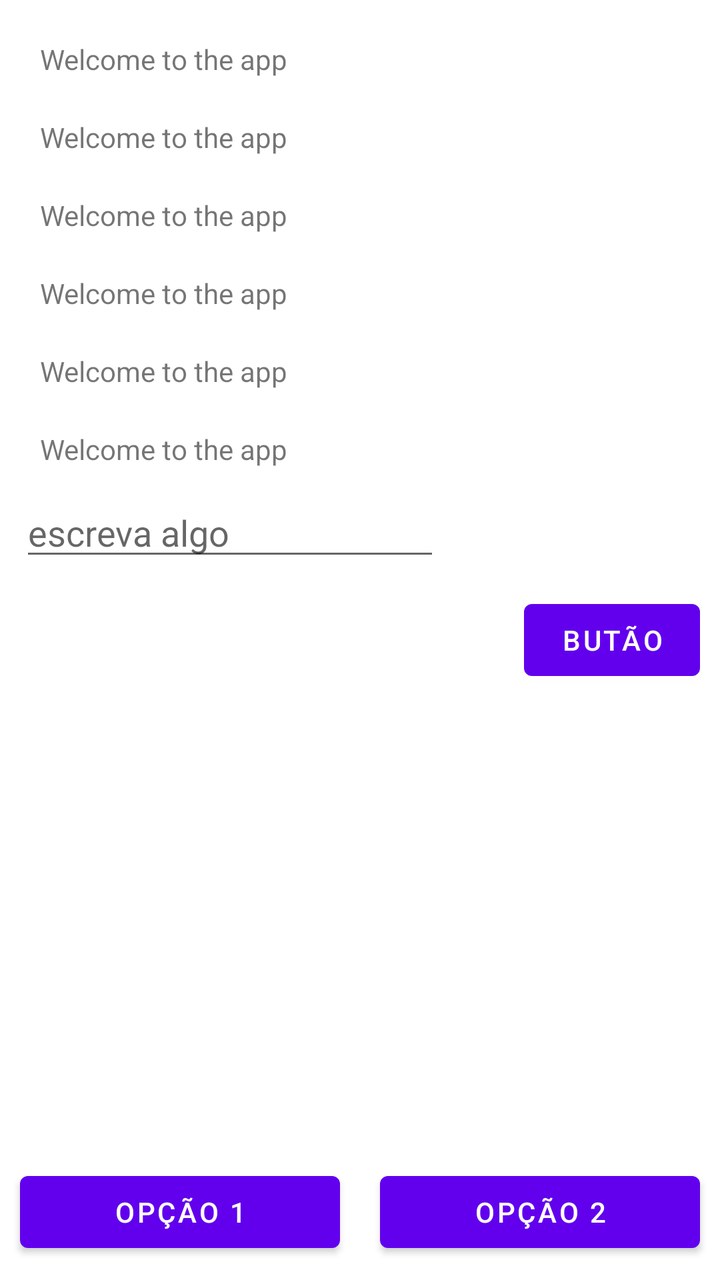
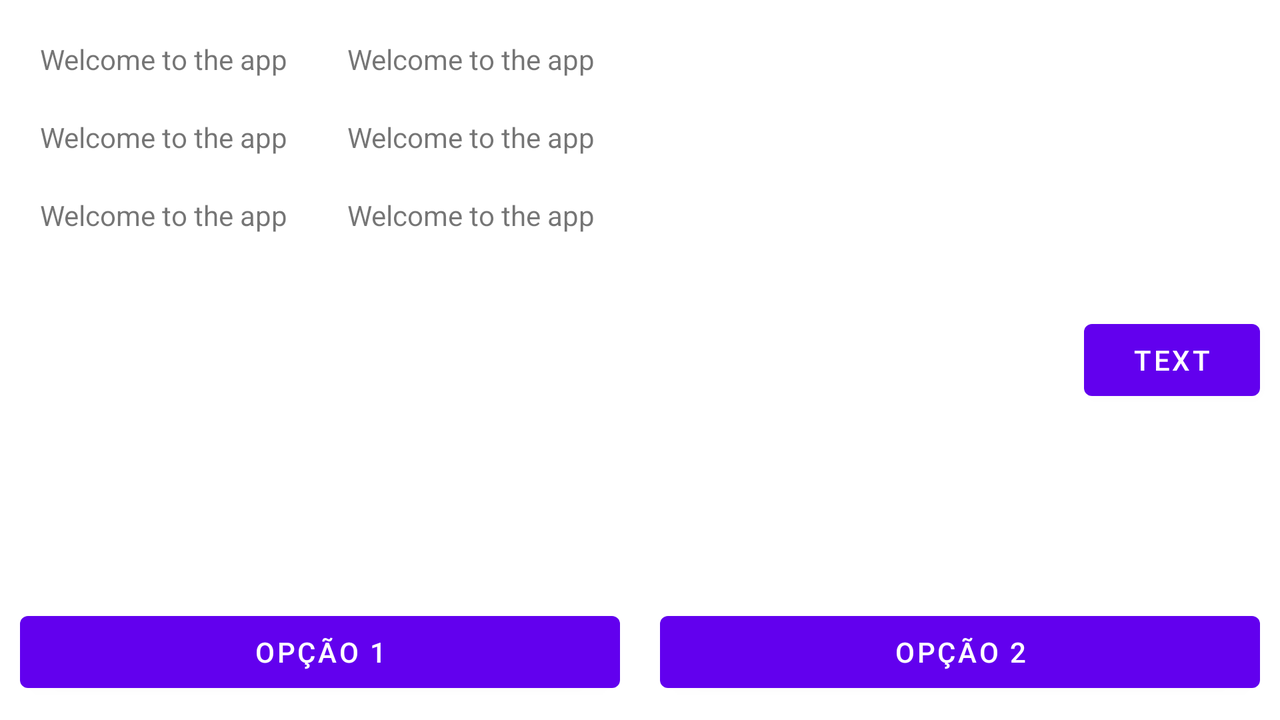

An Android layout and its configuration variant, each rendered on a device that would load it. The default file and the variant file are quoted in full after the pictures.
<!-- AndroidManifest.xml: application theme Theme.Multilinguagem -->
<!-- res/layout/activity_main.xml -->
<?xml version="1.0" encoding="utf-8"?>
<RelativeLayout
    xmlns:android="http://schemas.android.com/apk/res/android"
    xmlns:app="http://schemas.android.com/apk/res-auto"
    xmlns:tools="http://schemas.android.com/tools"
    android:layout_width="match_parent"
    android:layout_height="match_parent"
    android:orientation="vertical"
    tools:context="MainActivity">


    <LinearLayout
        android:layout_width="match_parent"
        android:layout_height="match_parent"
        android:layout_marginStart="10dp"
        android:layout_marginTop="10dp"
        android:layout_marginEnd="10dp"
        android:layout_marginBottom="10dp"
        android:orientation="vertical">

        <TextView
            android:id="@+id/text1"
            android:layout_width="wrap_content"
            android:layout_height="wrap_content"
            android:layout_margin="10dp"
            android:text="@string/welcome" />

        <TextView
            android:layout_width="wrap_content"
            android:layout_height="wrap_content"
            android:layout_margin="10dp"
            android:text="@string/welcome" />

        <TextView
            android:layout_width="wrap_content"
            android:layout_height="wrap_content"
            android:layout_margin="10dp"
            android:text="@string/welcome" />

        <TextView
            android:layout_width="wrap_content"
            android:layout_height="wrap_content"
            android:layout_margin="10dp"
            android:text="@string/welcome" />

        <TextView
            android:layout_width="wrap_content"
            android:layout_height="wrap_content"
            android:layout_margin="10dp"
            android:text="@string/welcome" />

        <TextView
            android:layout_width="wrap_content"
            android:layout_height="wrap_content"
            android:layout_margin="10dp"
            android:text="@string/welcome" />

        <EditText
            android:id="@+id/editTextTextPersonName"
            android:layout_width="wrap_content"
            android:layout_height="wrap_content"
            android:ems="10"
            android:inputType="textPersonName"
            android:hint="escreva algo"
            />

    </LinearLayout>

    <Button
        android:id="@+id/Button1"
        android:layout_width="wrap_content"
        android:layout_height="wrap_content"
        android:layout_alignParentRight="true"
        android:layout_centerVertical="true"
        android:layout_marginStart="10dp"
        android:layout_marginTop="10dp"
        android:layout_marginEnd="10dp"
        android:layout_marginBottom="10dp"
        android:layout_weight="1"
        android:onClick="button1"
        android:text="Butão" />


    <LinearLayout
        android:layout_width="match_parent"
        android:layout_height="wrap_content"
        android:orientation="horizontal"
        android:layout_centerInParent="true"
        android:layout_alignParentBottom="true"
        >

        <Button
            android:id="@+id/Button2"
            android:layout_width="0dp"
            android:layout_weight="1"
            android:layout_margin="10dp"
            android:layout_height="wrap_content"
            android:onClick="button2"
            android:text="Opção 1"/>

        <Button
            android:id="@+id/textView11"
            android:layout_width="0dp"
            android:layout_weight="1"
            android:layout_margin="10dp"
            android:layout_height="wrap_content"
            android:text="Opção 2"/>
    </LinearLayout>

</RelativeLayout>
<!-- resources referenced by this layout -->
<resources>
  <string name="welcome">Welcome to the app</string>
  <style name="Theme.Multilinguagem" parent="Theme.MaterialComponents.DayNight.DarkActionBar">
          
          <item name="colorPrimary">@color/purple_500</item>
          <item name="colorPrimaryVariant">@color/purple_700</item>
          <item name="colorOnPrimary">@color/white</item>
          
          <item name="colorSecondary">@color/teal_200</item>
          <item name="colorSecondaryVariant">@color/teal_700</item>
          <item name="colorOnSecondary">@color/black</item>
          
          <item name="android:statusBarColor">?attr/colorPrimaryVariant</item>
          
      </style>
</resources>
<!-- res/layout-land/activity_main.xml (the repository's variant of the layout above) -->
<!-- drawn on the phone turned sideways -->
<?xml version="1.0" encoding="utf-8"?>
<RelativeLayout
    xmlns:android="http://schemas.android.com/apk/res/android"
    xmlns:app="http://schemas.android.com/apk/res-auto"
    xmlns:tools="http://schemas.android.com/tools"
    android:layout_width="match_parent"
    android:layout_height="match_parent"
    android:orientation="vertical"
    tools:context=".MainActivity">
    
    
    <RelativeLayout
        android:layout_width="match_parent"
        android:layout_height="wrap_content"
        android:layout_margin="10dp"
        android:orientation="vertical">

        <TextView
        android:id="@+id/txt1"
        android:layout_width="wrap_content"
        android:layout_height="wrap_content"
        android:layout_margin="10dp"
        android:text="@string/welcome"/>

        <TextView
            android:layout_toRightOf="@id/txt1"
            android:layout_marginLeft="20dp"
            android:layout_alignTop="@id/txt1"
            android:layout_width="wrap_content"
            android:layout_height="wrap_content"
            android:text="@string/welcome"/>


        <TextView
            android:id="@+id/txt2"
            android:layout_below="@id/txt1"
            android:layout_width="wrap_content"
            android:layout_height="wrap_content"
            android:layout_margin="10dp"
            android:text="@string/welcome"/>

        <TextView
            android:layout_toRightOf="@id/txt2"
            android:layout_marginLeft="20dp"
            android:layout_alignTop="@id/txt2"
            android:layout_width="wrap_content"
            android:layout_height="wrap_content"
            android:text="@string/welcome"/>

        <TextView
            android:id="@+id/txt3"
            android:layout_below="@id/txt2"
            android:layout_width="wrap_content"
            android:layout_height="wrap_content"
            android:layout_margin="10dp"
            android:text="@string/welcome"/>

        <TextView
            android:layout_toRightOf="@id/txt3"
            android:layout_marginLeft="20dp"
            android:layout_alignTop="@id/txt3"
            android:layout_width="wrap_content"
            android:layout_height="wrap_content"
            android:text="@string/welcome"/>

    </RelativeLayout>

    <Button
        android:id="@+id/Button1"
        android:layout_width="wrap_content"
        android:layout_weight="1"
        android:layout_margin="10dp"
        android:layout_height="wrap_content"
        android:layout_centerVertical="true"
        android:layout_alignParentRight="true"
        android:text="Text"/>


    <LinearLayout
        android:layout_width="match_parent"
        android:layout_height="wrap_content"
        android:orientation="horizontal"
        android:layout_centerInParent="true"
        android:layout_alignParentBottom="true"
        >

        <Button
            android:id="@+id/textView10"
            android:layout_width="0dp"
            android:layout_weight="1"
            android:layout_margin="10dp"
            android:layout_height="wrap_content"
            android:text="Opção 1"/>

        <Button
            android:id="@+id/textView11"
            android:layout_width="0dp"
            android:layout_weight="1"
            android:layout_margin="10dp"
            android:layout_height="wrap_content"
            android:text="Opção 2"/>
    </LinearLayout>

</RelativeLayout>
